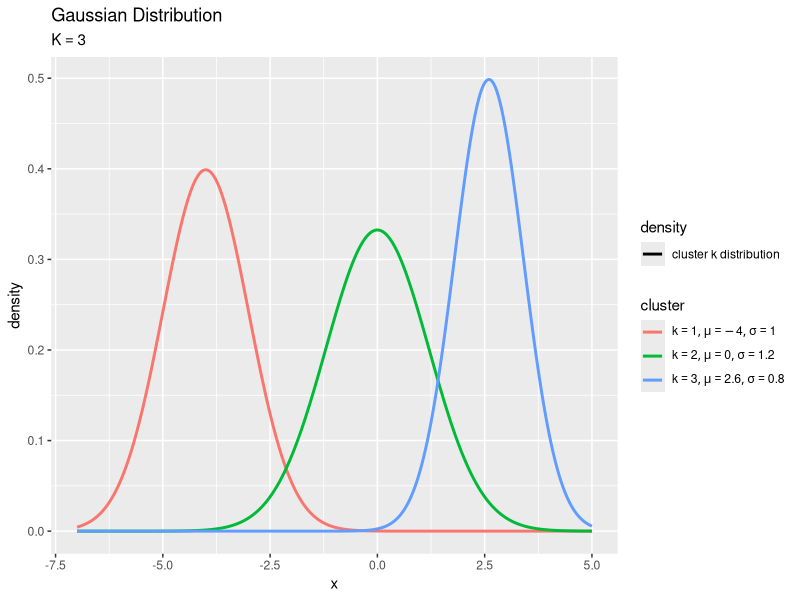
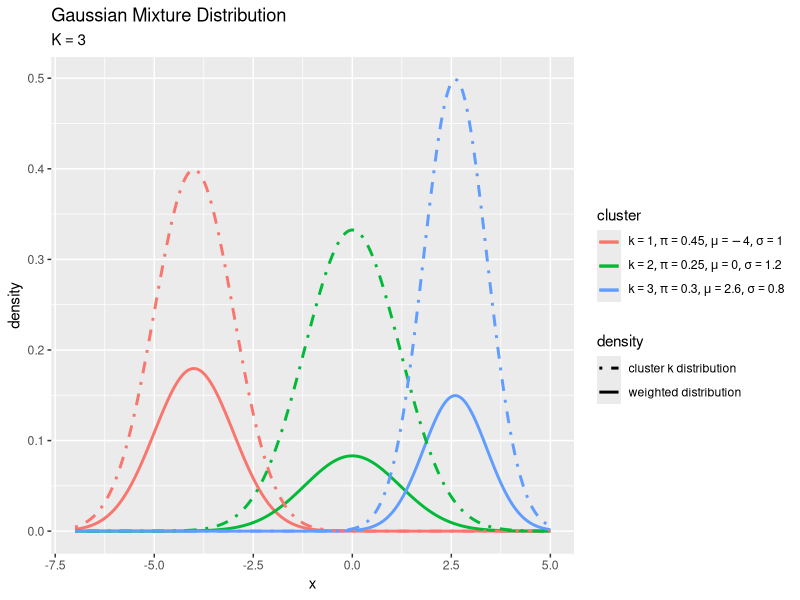
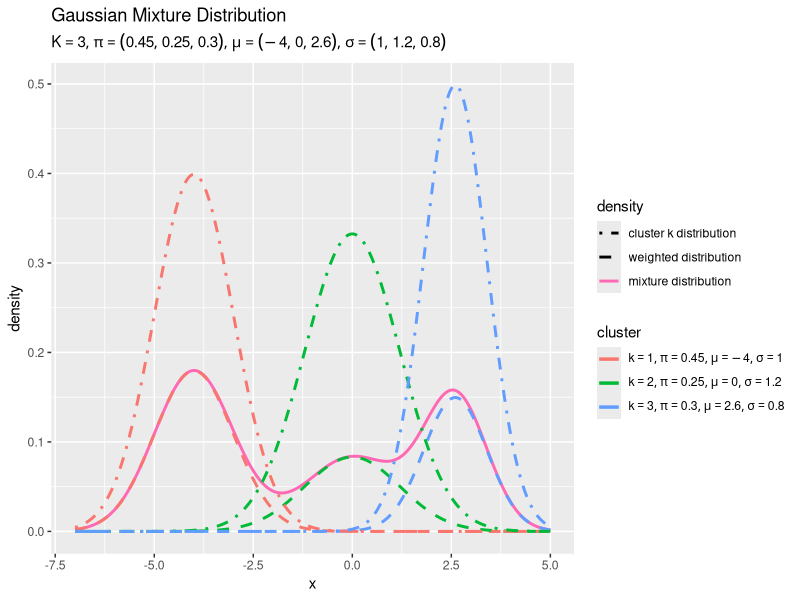
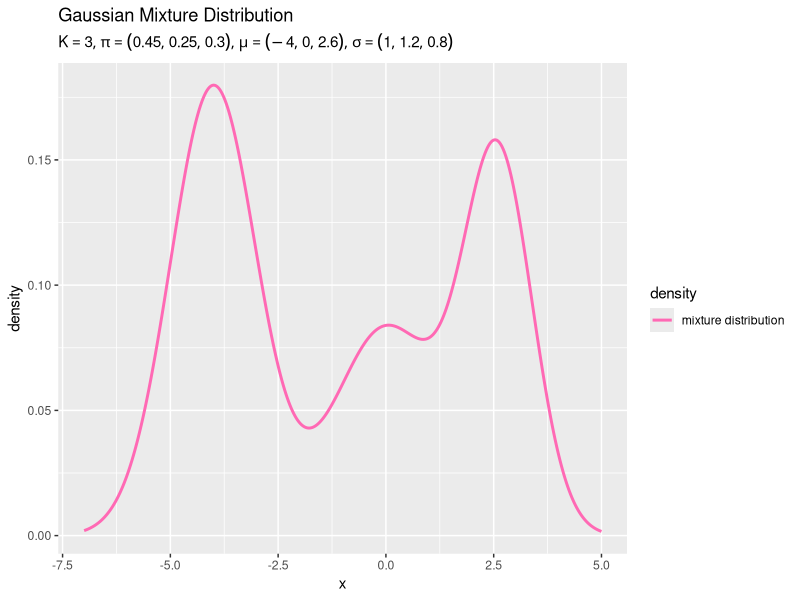

These charts were generated, in order, by the following R code:
## ---- chunk 1
knitr::opts_chunk$set(
  echo = TRUE, 
  message = FALSE, error = FALSE, warning = FALSE, # メッセージを非表示
  fig.align = "center", # 画像を中央揃え
  fig.width = 5, fig.height = 4, # 画像のサイズ
  dev = "cairo_pdf", dev.args = list(family = "ipaexg"), # {ggplot2}に日本語を組み込む場合の対処
  class.source = "numberLines lineAnchors", # ソースを番号付けする
  class.output = "numberLines lineAnchors chunkout" # 出力を番号付けする
)
## ---- chunk 2
### 資料作成用

# チェック用
library(ggplot2)
## ---- chunk 3
# クラスタ数を指定
K <- 3

# 混合比率を指定
pi_k <- c(0.45, 0.25, 0.3)

# K個の平均パラメータを指定
mu_k <- c(-4, 0, 2.6)

# K個の標準偏差パラメータを指定
sigma_k <- c(1, 1.2, 0.8)
## ---- chunk 4
# 確率変数の値を作成
x_vals <- seq(
  from = min(mu_k - sigma_k*3), 
  to = max(mu_k + sigma_k*3), 
  length.out = 401
)
head(x_vals)
## ---- chunk 5
# クラスタごとにガウス分布を計算
dens_cluster_df <- tidyr::expand_grid(
  k = 1:K, # クラスタ番号
  x = x_vals # x軸の値
) |> # クラスタごとに確率変数の値を複製
  dplyr::group_by(k) |> # クラスタごとの計算用にグループ化
  dplyr::mutate(
    dens_k = dnorm(x = x_vals, mean = mu_k[unique(k)], sd = sigma_k[unique(k)]), # クラスタごとの確率密度
    dens_k_weighted = pi_k[unique(k)] * dens_k, # 重み付け確率密度
    k = factor(k, levels = 1:K), # 色分け用に因子化
    param_label_cluster = paste0(
      "list(", 
      "k==", unique(k), 
      ", mu==", mu_k[unique(k)], 
      ", sigma==", sigma_k[unique(k)], 
      ")"
    ), # パラメータラベル
    param_label_weighted = paste0(
      "list(", 
      "k==", unique(k), 
      ", pi==", pi_k[unique(k)], 
      ", mu==", mu_k[unique(k)], 
      ", sigma==", sigma_k[unique(k)], 
      ")"
    ) # パラメータラベル
  ) |> 
  dplyr::ungroup() # グループ化を解除
dens_cluster_df
## ---- chunk 6
# パラメータラベルを作成
param_label_cluster <- dens_cluster_df[["param_label_cluster"]] |> # ラベル列を抽出
  unique() # 重複を削除
param_label_cluster
## ---- chunk 7
# 混合ガウス分布を作図
ggplot() + 
  geom_line(data = dens_cluster_df, 
            mapping = aes(x = x, y = dens_k, color = k, linetype = "cluster"), 
            size = 1) + # クラスタごとの確率密度
  scale_color_hue(breaks = 1:K, labels = parse(text = param_label_cluster), name = "cluster") + # 色の凡例ラベル
  scale_linetype_manual(breaks = "cluster", values = "solid", labels = "cluster k distribution", name = "density") + # 線の種類
  theme(legend.text.align = 0) + # 図の体裁
  guides(linetype = guide_legend(override.aes = list(size = 0.5))) + # 凡例の体裁
  labs(title = "Gaussian Distribution", 
       subtitle = parse(text = paste0("K==", K)), 
       x = "x", y = "density")
## ---- chunk 8
# パラメータラベルを作成
param_label_weighted <- dens_cluster_df[["param_label_weighted"]] |> # ラベル列を抽出
  unique() # 重複を削除
param_label_weighted
## ---- chunk 9
# 混合ガウス分布を作図
ggplot() + 
  geom_line(data = dens_cluster_df, 
            mapping = aes(x = x, y = dens_k_weighted, color = k, linetype = "weighted"), 
            size = 1) + # クラスタごとの割り引き確率密度
  geom_line(data = dens_cluster_df, 
            mapping = aes(x = x, y = dens_k, color = k, linetype = "cluster"), 
            size = 1) + # クラスタごとの確率密度
  scale_color_hue(breaks = 1:K, labels = parse(text = param_label_weighted), name = "cluster") + # 色の凡例ラベル
  scale_linetype_manual(breaks = c("cluster", "weighted"), 
                        values = c("dotdash", "solid"), 
                        labels = c("cluster k distribution", "weighted distribution"), 
                        name = "density") + # 線の種類
  theme(legend.text.align = 0) + # 図の体裁
  guides(linetype = guide_legend(override.aes = list(size = 0.5))) + # 凡例の体裁
  labs(title = "Gaussian Mixture Distribution", 
       subtitle = parse(text = paste0("K==", K)), 
       x = "x", y = "density")
## ---- chunk 10
# 混合ガウス分布を計算
dens_mixture_df <- dens_cluster_df |> 
  dplyr::group_by(x) |> # 点ごとの計算用にグループ化
  dplyr::summarise(density = sum(dens_k_weighted), .groups = "drop") # K個の分布の加重平均を計算
dens_mixture_df
## ---- chunk 11
# パラメータラベルを作成
param_label_mixture <- paste0(
  "list(", 
  "K==", K, 
  ", pi==(list(", paste0(pi_k, collapse = ", "), "))", 
  ", mu==(list(", paste0(mu_k, collapse = ", "), "))", 
  ", sigma==(list(", paste0(sigma_k, collapse = ", "), "))", 
  ")"
)
param_label_mixture
## ---- chunk 12
# 混合ガウス分布を作図
ggplot() + 
  geom_line(data = dens_mixture_df, 
            mapping = aes(x = x, y = density, linetype = "mixture"), 
            color = "hotpink", size = 1) + # 混合分布の確率密度
  geom_line(data = dens_cluster_df, 
            mapping = aes(x = x, y = dens_k_weighted, color = k, linetype = "weighted"), 
            size = 1) + # クラスタごとの割り引き確率密度
  geom_line(data = dens_cluster_df, 
            mapping = aes(x = x, y = dens_k, color = k, linetype = "cluster"), 
            size = 1) + # クラスタごとの確率密度
  scale_color_hue(breaks = 1:K, labels = parse(text = param_label_weighted), name = "cluster") + # 色の凡例ラベル
  scale_linetype_manual(breaks = c("cluster", "weighted", "mixture"), 
                        values = c("dotdash", "dashed", "solid"), 
                        labels = c("cluster k distribution", "weighted distribution", "mixture distribution"), 
                        name = "density") + # 線の種類
  theme(legend.text.align = 0) + # 図の体裁
  guides(linetype = guide_legend(override.aes = list(size = 0.5))) + # 凡例の体裁
  labs(title = "Gaussian Mixture Distribution", 
       subtitle = parse(text = param_label_mixture), 
       x = "x", y = "density")
## ---- chunk 13
# 混合ガウス分布を作図
ggplot() + 
  geom_line(data = dens_mixture_df, 
            mapping = aes(x = x, y = density, linetype = "mixture"), 
            color = "hotpink", size = 1) + # 混合分布の確率密度
  scale_linetype_manual(breaks = "mixture", values = "solid", labels = "mixture distribution", name = "density") + # 線の種類
  guides(linetype = guide_legend(override.aes = list(size = 0.5))) + # 凡例の体裁
  labs(title = "Gaussian Mixture Distribution", 
       subtitle = parse(text = param_label_mixture), 
       x = "x", y = "density")
